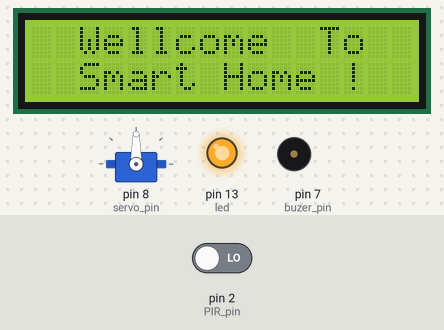
Recording of a sketch running on a simulated Arduino Uno, built with avr-gcc and run on an emulated ATmega328P. On the bench: 16×2 character LCD, servo, output pins drawn as LEDs (lit = HIGH), buzzer (waves = sounding). Inputs (shaded band) come from the test bench; at power-on: pin 2 (PIR_pin) LOW. What the sketch prints to the serial monitor is not drawn.

Above: at 2.7 s.
2.8 s: pin 2 (PIR_pin) driven HIGH
At 4.9 s:
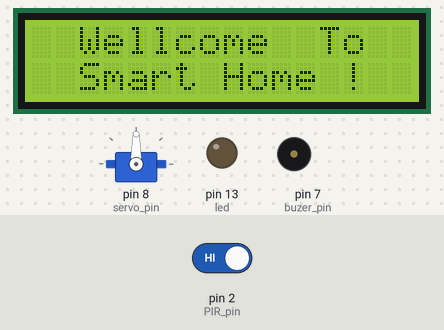
At 7.8 s:
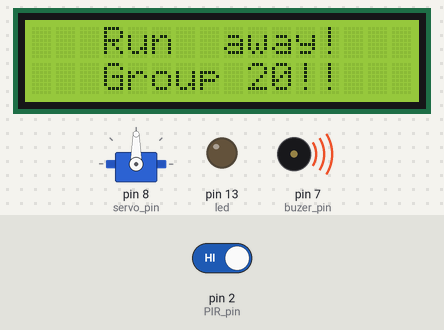
Timing chart, 0 to 13.6 s (numbered marks = the images above; inputs shaded):
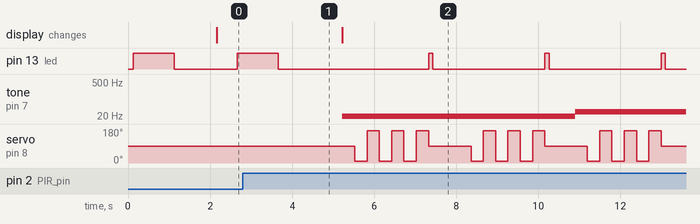

Measured:
- after the input at 2.8 s, tone on pin 7 (buzer_pin): silent → 10 Hz after 2.4 s, → 20 Hz 2.8 s later, → 30 Hz 2.8 s later; servo on pin 8 (servo_pin): 90° → 10° after 2.7 s, then repeats every 2.8 s: 2 × (170° 0.30 s, 10° 0.30 s), 170° 0.30 s, 90° 1.0 s, 10° 0.30 s; the display: changes after 2.4 s (image 2)
- by itself, pin 13 (led): repeats every 2.8 s: HIGH 0.10 s, LOW 2.7 s

The sketch:

Arduino1_Group20.ino
```cpp
#include <Servo.h>
#include <Wire.h>
#include <LiquidCrystal_I2C.h>
// pins definition
#define led 13
#define servo_pin 8
#define buzer_pin 7
#define PIR_pin 2

bool motion_indicator;
bool direction = true;
int alarm_timer = 5;
int angle = 0;
int volume = 0;
bool alarm_on = false;
Servo servo;
LiquidCrystal_I2C lcd(0x27, 16, 2);

void setup()
{
  lcd.init();
	lcd.begin(16, 2);
  lcd.backlight();
  Serial.begin(9600);
	pinMode(led, OUTPUT);
  pinMode(buzer_pin, OUTPUT);
	pinMode(PIR_pin, INPUT);
	servo.attach(servo_pin);
	digitalWrite(PIR_pin, LOW);
}

void loop()
{
	if(detect_motion() || alarm_on){ // Alarm set when motion detected
    alarm();
    alarm_timer--;
    if(alarm_timer == 0){
      alarm_on = false;
    }
  }
  else{
    no_alarm();
  }
  delay(500);
}

bool detect_motion(){ // PIR sensor detection check input
	if (digitalRead(PIR_pin)==HIGH){ // Movement detected
		Serial.println("PIR - high");
    alarm_on = true; // For the timer variable
		return true;
	}
	else{ // No movement
		Serial.println("PIR - low");
		return false;
	}
}

void blink (bool motion_indicator){ // LEDs blink for the detected movement
	int time =0;
	if (motion_indicator){
		time=100;
    Serial.print("alarm blink");
	}
	else{
		time=1000;
    Serial.print("no alarm blink");

	}
	digitalWrite(led, HIGH); // The blink procedure
	delay(time);
	digitalWrite(led, LOW);
	delay(time);
}

void alarm(){ // Alarm set on
	Serial.print("alarm is on!");
  write_to_lcd(true);
  buzer_dimer();
 	move_servo();
  blink(true);
}

void no_alarm(){ // Alarm set off - normal state of the home
  Serial.print("alarm is off!");
  blink(false);
  noTone(buzer_pin); // Restart buzer
  servo.write(90); // Restart servo
  write_to_lcd(false);
}

void move_servo() { // Servo movement for the alarm on state
  servo.write(10);
  delay(300);
  servo.write(170);
  delay(300);
  servo.write(10);
  delay(300);
  servo.write(170);
  delay(300);
  servo.write(10);
  delay(300);
  servo.write(170);
  delay(300);
  servo.write(90);
  angle = 0;
}

void buzer_dimer(){ // Buzer on for the alarm on state
  if(volume>=300){
    volume=100;
  }
  else{
    volume+=10;
   }
  tone(buzer_pin,volume);
  delay(300);
  Serial.print("Buzer is on - the volume is:" + volume);
}

bool write_to_lcd(bool type){  // LCD display for state
  lcd.clear();
  if(type){ // Alarm on
		lcd.print("   Run  away!   ");
		lcd.setCursor(0,1);
		lcd.print("   Group 20!!   ");
    Serial.print("LCD is on - alarm on diaplay");
	}
	else{ // Alaram off
		lcd.print("  Wellcome  To  ");
    lcd.setCursor(0,1);
		lcd.print("  Smart Home ! ");
    Serial.print("LCD is on - alarm off diaplay");
	}
	return true ;
}
```
